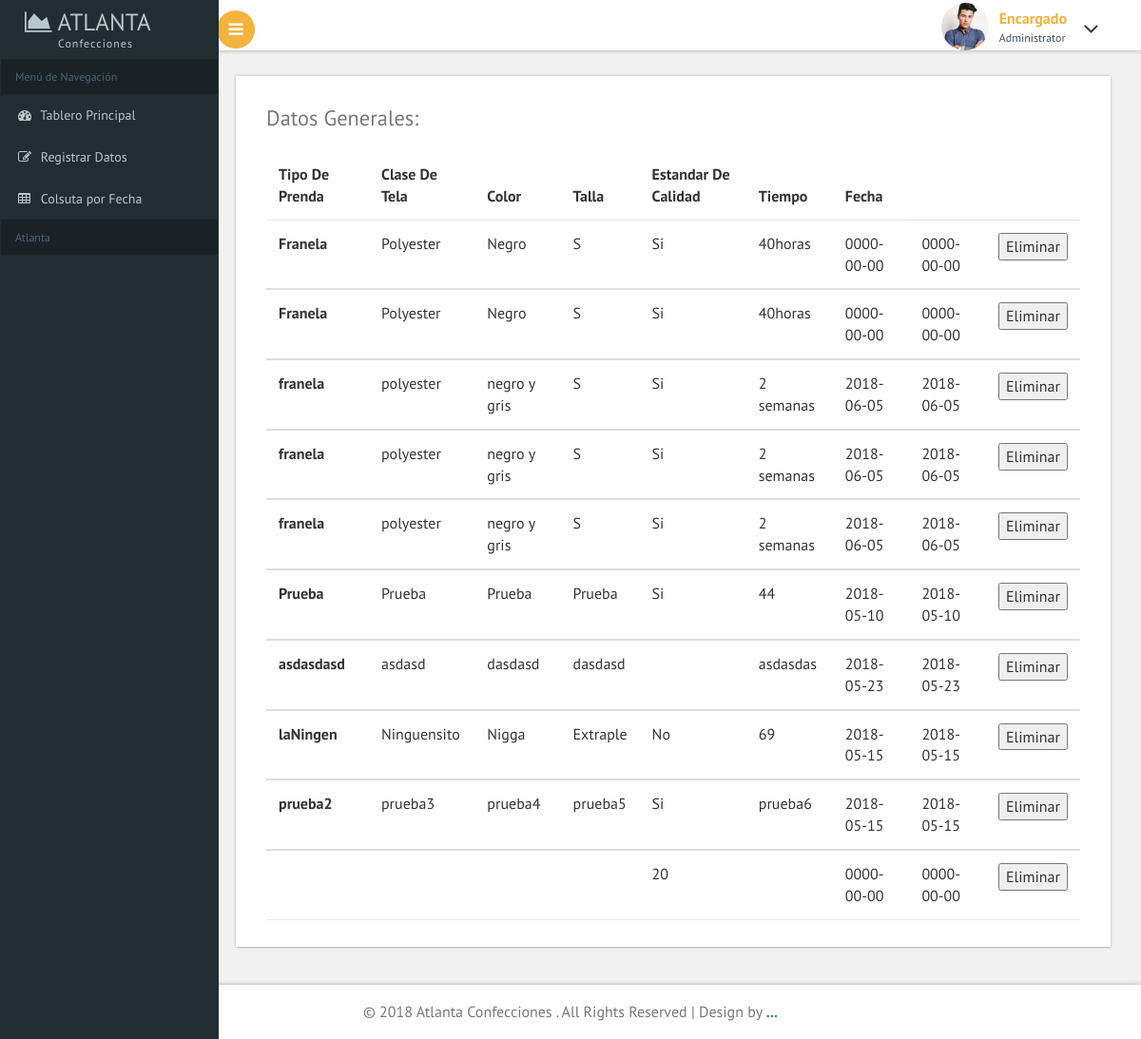
The app's page /home.php with its own data.
### tables this page shows
CREATE TABLE `prenda` (
  `id` int(11) NOT NULL,
  `tipoP` varchar(100) NOT NULL,
  `claseT` varchar(100) NOT NULL,
  `coloresP` varchar(100) NOT NULL,
  `tallaP` varchar(10) NOT NULL,
  `estandar` varchar(2) NOT NULL,
  `tiempo` varchar(200) NOT NULL,
  `fecha` date NOT NULL
);

### home.php (the view, shortened to what this page needs)
<!DOCTYPE HTML>
<html>
<head>
<link href="css/bootstrap.css" rel='stylesheet' type='text/css' />
<link href="css/style.css" rel='stylesheet' type='text/css' />
<link href="css/font-awesome.css" rel="stylesheet">
<link href='css/SidebarNav.min.css' media='all' rel='stylesheet' type='text/css'/>
<link href="css/custom.css" rel="stylesheet">
					<link href="css/owl.carousel.css" rel="stylesheet">
</head>
<body class="cbp-spmenu-push">
	<div class="main-content">
	<div class="cbp-spmenu cbp-spmenu-vertical cbp-spmenu-left" id="cbp-spmenu-s1">
		<aside class="sidebar-left">
      <nav class="navbar navbar-inverse">
          <div class="navbar-header">
            <h1><a class="navbar-brand" href="home.php"><span class="fa fa-area-chart"></span> Atlanta<span class="dashboard_text">Confecciones</span></a></h1>
          </div>
          <div class="collapse navbar-collapse" id="bs-example-navbar-collapse-1">
            <ul class="sidebar-menu">
              <li class="header">Menú de Navegación</li>
              <li class="treeview">
                <a href="home.php">
                <i class="fa fa-dashboard"></i> <span>Tablero Principal</span>
                </a>
              </li>
              <li class="treeview">
                <a href="registrar.php">
                <i class="fa fa-edit"></i> <span>Registrar Datos</span>
                </a>
              </li>
              <li class="treeview">
                <a href="consultar.php">
                <i class="fa fa-table"></i> <span>Colsuta por Fecha</span>
                </a>
              </li>
              <li class="header">Atlanta</li>
            </ul>
          </div>
      </nav>
    </aside>
	</div>
		<div class="sticky-header header-section ">
			<div class="header-left">
				<button id="showLeftPush"><i class="fa fa-bars"></i></button>
				<div class="clearfix"> </div>
			</div>
			<div class="header-right">
				<div class="profile_details">
					<ul>
						<li class="dropdown profile_details_drop">
							<a href="#" class="dropdown-toggle" data-toggle="dropdown" aria-expanded="false">
								<div class="profile_img">
									<span class="prfil-img"><img src="images/2.jpg" alt=""> </span>
									<div class="user-name">
										<p>Encargado</p>
										<span>Administrator</span>
									</div>
									<i class="fa fa-angle-down lnr"></i>
									<div class="clearfix"></div>
								</div>
							</a>
						</li>
					</ul>
				</div>
				<div class="clearfix"> </div>
			</div>
			<div class="clearfix"> </div>
		</div>
		<div id="page-wrapper">
			<div class="main-page">
				<div class="tables">
					<div class="panel-body widget-shadow">
						<h4>Datos Generales:</h4>
						<table class="table">
							<thead>
								<tr>
								  <th>Tipo de prenda</th>
								  <th>Clase de Tela</th>
								  <th>Color</th>
								  <th>Talla</th>
								  <th>Estandar de Calidad</th>
								  <th>Tiempo</th>
								  <th>Fecha</th>
								</tr>
								<?php
									include 'conexion.php';
									$conectando = mysqli_query($conexion, "SELECT * FROM prenda") or die ("problemas en la conexion");
									while ($reg=mysqli_fetch_array($conectando)){
									$tipoP=$reg['tipoP'];
									$claseT=$reg['claseT'];
									$coloresP=$reg['coloresP'];
									$tallaP=$reg['tallaP'];
									$estandar=$reg['estandar'];
									$tiempo=$reg['tiempo'];
									$fecha=$reg['fecha'];
								?>
							</thead>
							<tbody>
								<tr>
								  <th scope="row"><?php echo $tipoP;?></th>
								  <td><?php echo $claseT;?></td>
								  <td><?php echo $coloresP;?></td>
								  <td><?php echo $tallaP;?></td>
								  <td><?php echo $estandar;?></td>
								  <td><?php echo $tiempo;?></td>
								  <td><?php echo $fecha;?></td>
                                  <td><?php echo $fecha;?></td>
                                  <td>
                                    <form action="elimina.php" method="POST">
                                    <input type="submit" name="Sign In" value="Eliminar">
                                </td>
								</tr>
								<?php
								}
								?>
							</tbody>
						</table>
					</div>
				</div>
			</div>
		</div>
	<div class="footer">
	   <p>&copy; 2018 Atlanta Confecciones . All Rights Reserved | Design by <a href="#" target="_blank">...</a></p>
	</div>
	</div>
</body>
</html>

### css/custom.css (style rules this page uses)
#page-wrapper { padding:5em 2em 2.5em; background-color: #F1F1F1; }

### records on screen
prenda: tipoP "Franela", claseT "Polyester", coloresP "Negro", tallaP "S", estandar "Si", tiempo "40horas", fecha "0000-00-00"
prenda: tipoP "Franela", claseT "Polyester", coloresP "Negro", tallaP "S", estandar "Si", tiempo "40horas", fecha "0000-00-00"
prenda: tipoP "franela", claseT "polyester", coloresP "negro y gris", tallaP "S", estandar "Si", tiempo "2 semanas", fecha "2018-06-05"
prenda: tipoP "franela", claseT "polyester", coloresP "negro y gris", tallaP "S", estandar "Si", tiempo "2 semanas", fecha "2018-06-05"
prenda: tipoP "franela", claseT "polyester", coloresP "negro y gris", tallaP "S", estandar "Si", tiempo "2 semanas", fecha "2018-06-05"
prenda: tipoP "Prueba", claseT "Prueba", coloresP "Prueba", tallaP "Prueba", estandar "Si", tiempo "44", fecha "2018-05-10"
prenda: tipoP "asdasdasd", claseT "asdasd", coloresP "dasdasd", tallaP "dasdasd", tiempo "asdasdas", fecha "2018-05-23"
prenda: tipoP "laNingen", claseT "Ninguensito", coloresP "Nigga", tallaP "Extraple", estandar "No", tiempo "69", fecha "2018-05-15"
prenda: tipoP "prueba2", claseT "prueba3", coloresP "prueba4", tallaP "prueba5", estandar "Si", tiempo "prueba6", fecha "2018-05-15"
prenda: estandar "20", fecha "0000-00-00"
